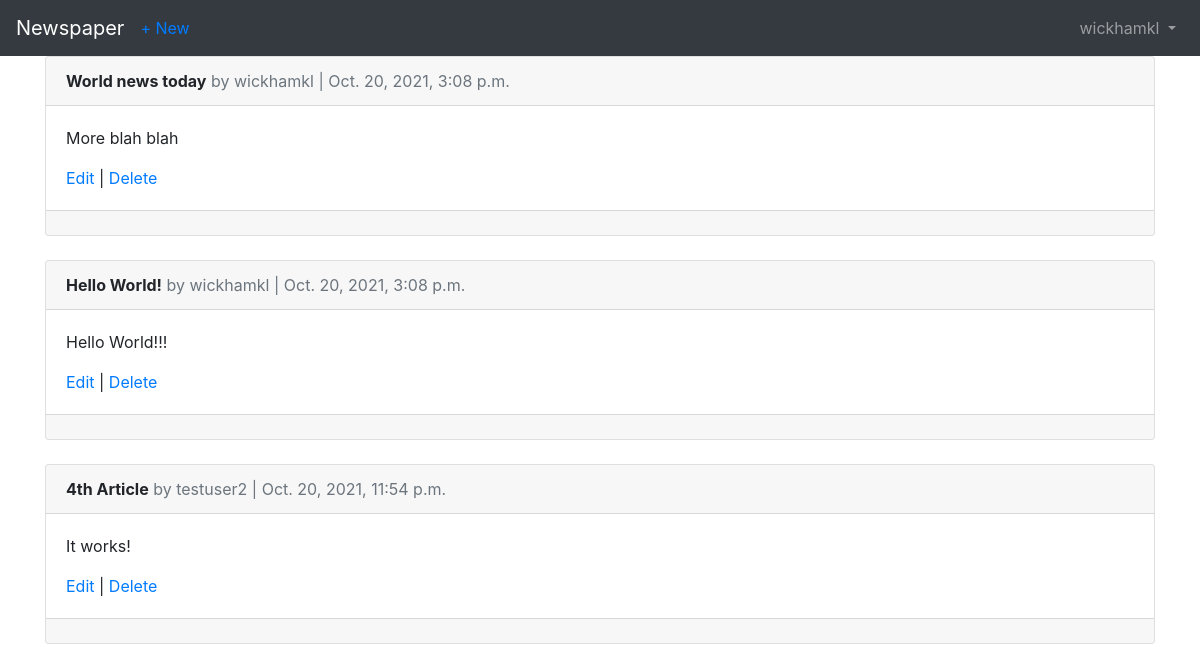
/articles/ (signed in), run on the app's committed database.
### accounts/models.py (models this page shows)
class  CustomUser(AbstractUser):
    age = models.PositiveIntegerField(null=True, blank=True)

### articles/models.py (models this page shows, shortened)
class Article(models.Model):
    title = models.CharField(max_length=255)
    body = models.TextField()
    date = models.DateTimeField(auto_now_add=True)
    author = models.ForeignKey(
        get_user_model(),
        on_delete=models.CASCADE,
        related_name='comments',
    )

### articles/views.py (the view)
# urls.py: path('', ArticleListView.as_view(), name='article_list'),
class ArticleListView(LoginRequiredMixin, ListView):
    model = Article
    template_name = 'article_list.html'

### templates/article_list.html (shortened to what this page needs)
{% extends 'base.html' %}
{% block  content %}
	{%  for article in object_list %}
		<div class="card">
			<div class="card-header">
				<span class="font-weight-bold">{{  article.title }}</span>
				<span class="text-muted">by {{ article.author }} | {{ article.date }}</span>
			</div>
			<div class="card-body">
				<p>{{ article.body }}</p>
				<a href="{% url 'article_edit' article.pk %}">Edit</a> |
				<a href="{% url 'article_delete' article.pk %}">Delete</a>
			</div>
		<div class="card-footer">
		</div>
	</div>
	<br />
	{%  endfor %}
{% endblock content %}

### templates/base.html (shortened to what this page needs)
<!DOCTYPE html>
<!DOCTYPE html>
<html>
<head>
	<link rel="stylesheet" href="https://cdn.jsdelivr.net/npm/bootstrap@4.5.3/dist/css/bootstrap.min.css">
</head>
<body>
 	<nav class="navbar navbar-expand-lg navbar-dark bg-dark">
 		<a class="navbar-brand" href="{% url 'home' %}">Newspaper</a>
 		{%  if user.is_authenticated %}
 			<ul class="navbar-nav mr-auto">
 				<li class="nav-item">
 					<a href="{% url 'article_new' %}">+ New</a>
 				</li>
 			</ul>
 		{% endif %}
 	<div class="collapse navbar-collapse" id="navbarSupportedContent">
	 	{% if user.is_authenticated %}
	 		<ul class="navbar-nav ml-auto">
	 			<li class="nav-item">
	 				<a class="nav-link dropdown-toggle" href="#"
	 				id="navbarDropdown" role="button" data-toggle="dropdown"
		 			aria-haspopup="true" aria-expanded="false">
		 				{{ user.username }}
					</a>
	 </li>
	 </ul>
	 {% endif %}
	 </div>
	 </nav>
	 <main>
	 	<div class="container">
	 		{% block content %}
	 		{% endblock content %}
 		</div>
 	</main>
</body>
</html>

### data on the page
CustomUser: username "wickhamkl"
Article: title "World news today", author "wickhamkl", date "Oct. 20, 2021, 3:08 p.m.", body "More blah blah"
Article: title "Hello World!", author "wickhamkl", date "Oct. 20, 2021, 3:08 p.m.", body "Hello World!!!"
Article: title "4th Article", author "testuser2", date "Oct. 20, 2021, 11:54 p.m.", body "It works!"
